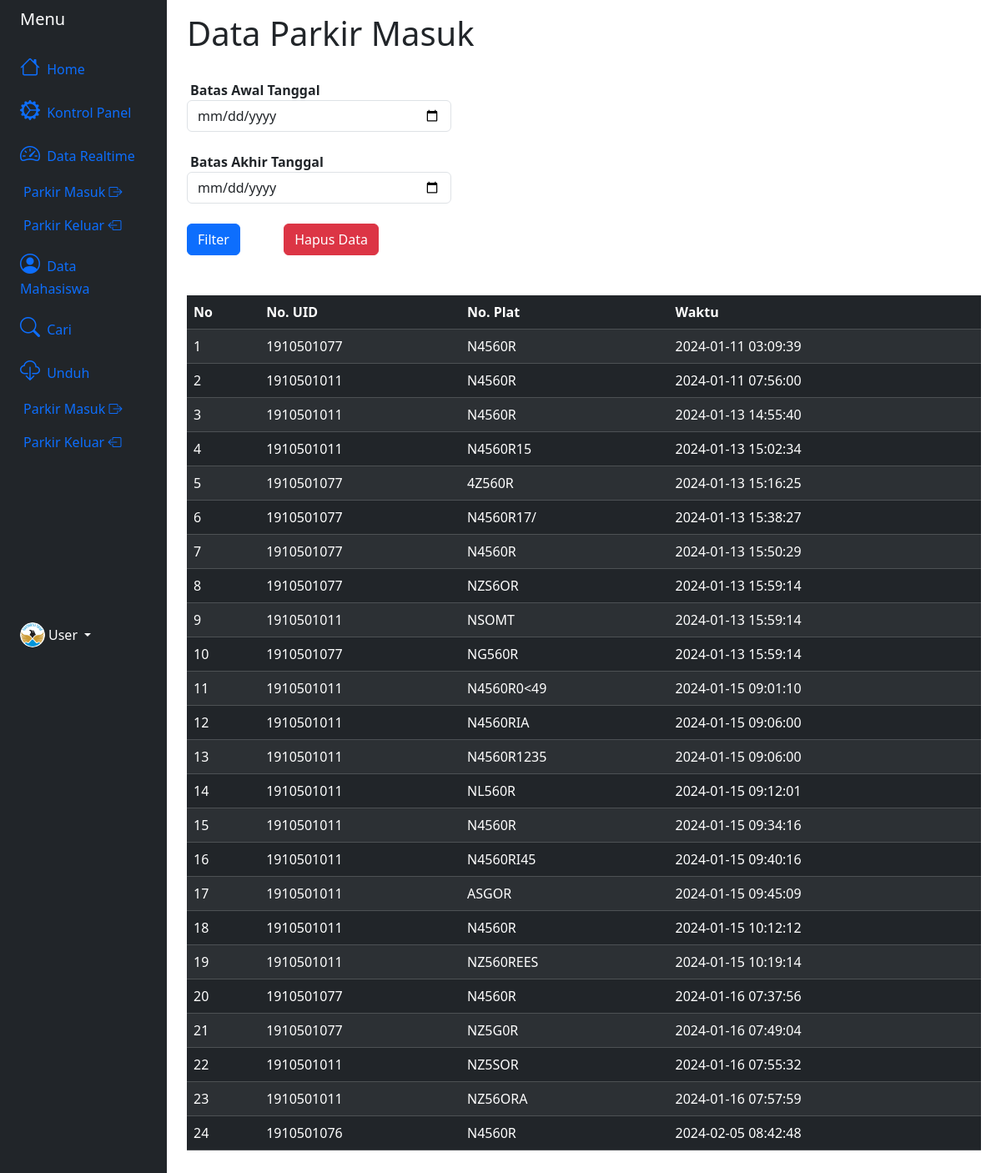
The page /search_masuk.php (signed in) on the database its author committed.
### tables this page shows
CREATE TABLE `log_masuk` (
  `id` int(11) NOT NULL,
  `uid` int(11) DEFAULT NULL,
  `plat` varchar(20) DEFAULT NULL,
  `waktu_masuk` datetime DEFAULT NULL
);

### search_masuk.php (the view)
<?php
include 'header.php';
require 'function.php';
?>
<div class="container">
    <h1>Data Parkir Masuk</h1>
    <form method="post" action="search_masuk.php">
        <br>
        <div class="col-lg-4">
            <div class="form-group">
                <label class="ms-1 fw-bold" for="start_date">Batas Awal Tanggal</label>
                <input type="date" name="start_date" class="form-control" id="start_date">
            </div>
        </div>
        <br>
        <div class="col-lg-4">
            <div class="form-group">
                <label class="ms-1 fw-bold" for="end_date">Batas Akhir Tanggal</label>
                <input type="date" name="end_date" class="form-control" id="end_date">
            </div>
        </div>
        <br>
        <div class="col-lg-4">
            <div class="form-group">
                <input type="submit" name="submit_date" class="btn btn-primary" value="Filter">
                <a class="ms-5 btn btn-danger" href="hapus_parkir.php" onclick="
                    return confirm('Data akan dihapus Permanen, Pastikan telah melakukan Download melalui filter?');" role="button">Hapus Data</a>
            </div>
        </div>
    </form>
    <br><br>
<?php
$sql = "SELECT * from log_masuk";
$run = mysqli_query($conn, $sql);
    if (isset($_POST['submit_date'])) {
        $start_date = $_POST['start_date'];
        $end_date = $_POST['end_date'];
        $start_date = date('Y-m-d H:i:s', strtotime($start_date . ' 00:00:00'));
        $end_date = date('Y-m-d H:i:s', strtotime($end_date . ' 23:59:59'));
        $query = mysqli_query($conn,
        "SELECT * FROM log_masuk WHERE waktu_masuk BETWEEN '$start_date' AND '$end_date' ");
        $alert = 'Data akan dihapus Permanen, Apakah anda yakin untuk melanjutkan?';
        if (mysqli_num_rows($query)>0) {
            echo '<div class="mb-2">';
            echo '<form method="post" action="down_masuk_xls.php">';
            echo '<input type="hidden" name="start_date" value="' . $_POST['start_date'] . '">';
            echo '<input type="hidden" name="end_date" value="' . $_POST['end_date'] . '">';
            echo '<input type="submit" name="down_masuk_xls" class="btn btn-success" value="Export Excel">';
            echo '</form>';
            echo '</div>';
            foreach ($query as $value) :?>
                <div class="col-lg-12">
                    <table class="table table-dark table-striped">
                        <thead>
                            <th>No</th>
                            <th>No. UID</th>
                            <th>No. Plat</th>
                            <th>Waktu</th>
                        </thead>
                        <tbody>
                            <?php $i=1; ?>
                            <?php foreach ($query as $value) : ?>
                            <tr>
                                <td><?=$i;?></td>
                                <td><?=$value['uid'];?></td>
                                <td><?=$value['plat'];?></td>
                                <td><?=$value['waktu_masuk'];?></td>
                                <?php $i++; ?>
                            </tr>
                            <?php endforeach; ?>
                        </tbody>
                    </table>
                </div>
        <?php
            endforeach;
        } else{
            echo "Data tidak ditemukan";
            }
    }else{
?>
    <table class="table table-dark table-striped">
        <thead>
            <th>No</th>
            <th>No. UID</th>
            <th>No. Plat</th>
            <th>Waktu</th>
        </thead>
        <tbody>
            <?php
                $i=1;
                while ($row = mysqli_fetch_assoc($run)) {
                    $uid = $row['uid'];
                    $plat = $row['plat'];
                    $waktu_masuk = $row['waktu_masuk'];
            ?>
                <tr>
                    <td><?=$i;?></td>
                    <td><?=$uid;?></td>
                    <td><?=$plat;?></td>
                    <td><?=$waktu_masuk;?></td>
                </tr>
            <?php $i++; } ?>
        </tbody>
    </table>
</div>
<?php } ?>
<?php
include 'footer.php';
?>

### rows shown on the page
log_masuk: uid "1910501077", plat "N4560R", waktu_masuk "2024-01-11 03:09:39"
log_masuk: uid "1910501011", plat "N4560R", waktu_masuk "2024-01-11 07:56:00"
log_masuk: uid "1910501011", plat "N4560R", waktu_masuk "2024-01-13 14:55:40"
log_masuk: uid "1910501011", plat "N4560R15", waktu_masuk "2024-01-13 15:02:34"
log_masuk: uid "1910501077", plat "4Z560R", waktu_masuk "2024-01-13 15:16:25"
log_masuk: uid "1910501077", plat "N4560R17/", waktu_masuk "2024-01-13 15:38:27"
log_masuk: uid "1910501077", plat "N4560R", waktu_masuk "2024-01-13 15:50:29"
log_masuk: uid "1910501077", plat "NZS6OR", waktu_masuk "2024-01-13 15:59:14"
log_masuk: uid "1910501011", plat "NSOMT", waktu_masuk "2024-01-13 15:59:14"
log_masuk: uid "1910501077", plat "NG560R", waktu_masuk "2024-01-13 15:59:14"
log_masuk: uid "1910501011", plat "N4560R0<49", waktu_masuk "2024-01-15 09:01:10"
log_masuk: uid "1910501011", plat "N4560RIA", waktu_masuk "2024-01-15 09:06:00"
log_masuk: uid "1910501011", plat "N4560R1235", waktu_masuk "2024-01-15 09:06:00"
log_masuk: uid "1910501011", plat "NL560R", waktu_masuk "2024-01-15 09:12:01"
log_masuk: uid "1910501011", plat "N4560R", waktu_masuk "2024-01-15 09:34:16"
log_masuk: uid "1910501011", plat "N4560RI45", waktu_masuk "2024-01-15 09:40:16"
log_masuk: uid "1910501011", plat "ASGOR", waktu_masuk "2024-01-15 09:45:09"
log_masuk: uid "1910501011", plat "N4560R", waktu_masuk "2024-01-15 10:12:12"
log_masuk: uid "1910501011", plat "NZ560REES", waktu_masuk "2024-01-15 10:19:14"
log_masuk: uid "1910501077", plat "N4560R", waktu_masuk "2024-01-16 07:37:56"
log_masuk: uid "1910501077", plat "NZ5G0R", waktu_masuk "2024-01-16 07:49:04"
log_masuk: uid "1910501011", plat "NZ5SOR", waktu_masuk "2024-01-16 07:55:32"
log_masuk: uid "1910501011", plat "NZ56ORA", waktu_masuk "2024-01-16 07:57:59"
log_masuk: uid "1910501076", plat "N4560R", waktu_masuk "2024-02-05 08:42:48"
